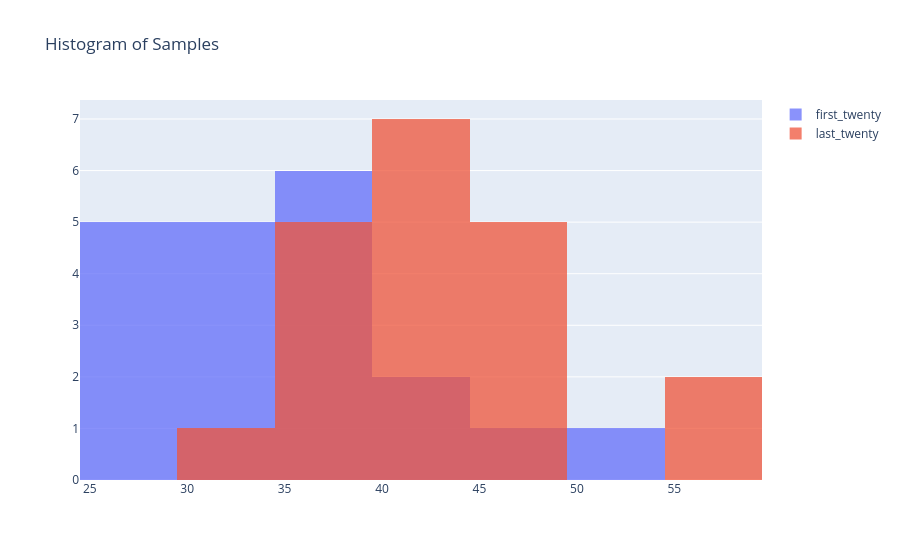

This figure's notebook cell:
### Code cell
# Plotly histogram

fig = go.Figure()
fig.add_trace(go.Histogram(x=first_twenty, name="first_twenty"))
fig.add_trace(go.Histogram(x=last_twenty, name="last_twenty"))

# Overlay both histograms
fig.update_layout(barmode='overlay')
# Reduce opacity to see both histograms 
fig.update_traces(opacity=0.75)
fig.update_layout(title='Histogram of Samples')
fig.show()

# Export method for embedding html into personal website
with open('hypot_histogram.html', 'w') as f:
    f.write(fig.to_html(include_plotlyjs='cdn'))

### Figure 1 — Plotly figure (JSON) as saved in the notebook; plotly's stock layout.template omitted (floating-point values rounded to 4 significant figures)
{"data": [{"name": "first_twenty", "opacity": 0.75, "type": "histogram", "x": [30, 29, 35, 29, 29, 38, 38, 34, 25, 39, 40, 36, 33, 30, 26, 35, 41, 46, 32, 50]}, {"name": "last_twenty", "opacity": 0.75, "type": "histogram", "x": [49, 44, 35, 34, 41, 47, 38, 45, 36, 42, 42, 41, 39, 41, 59, 40, 49, 47, 57, 37]}], "layout": {"barmode": "overlay", "title": {"text": "Histogram of Samples"}}}
